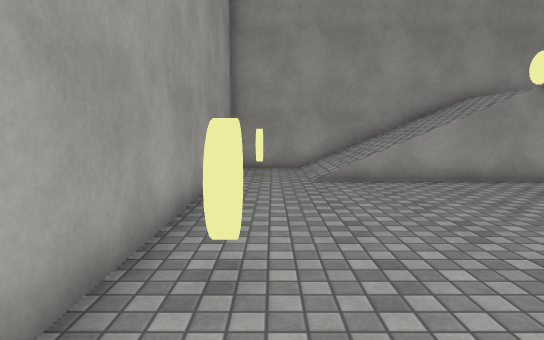
view 1 (above)

16 first-person views from a walk through a Unity game level. The camera is 1.3 m above the floor, tilts 6° down and sees 75° across. The floor is counted in squares, 1 m on a side. Each view is taken from the middle of a square. On the plan, view 1 faces up. The plan holds only what a view shows up to about 15 squares ahead; the rest is blank. The place goes on beyond the plan. The player is left out. Surface patterns are stand-ins for the level's own textures.

view 2
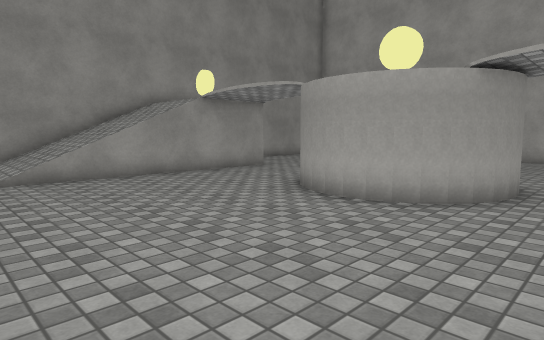

view 3
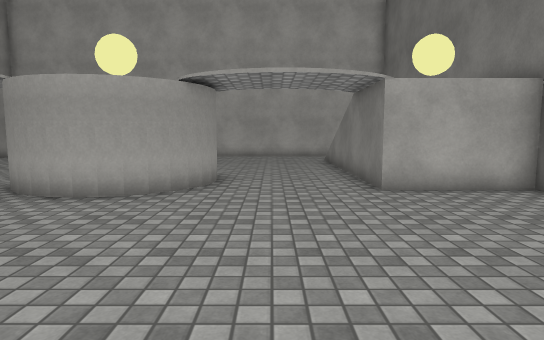

view 4
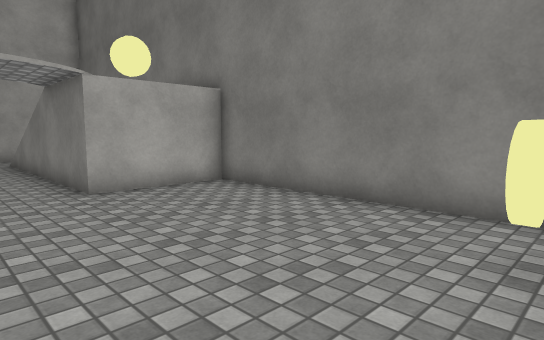

view 5
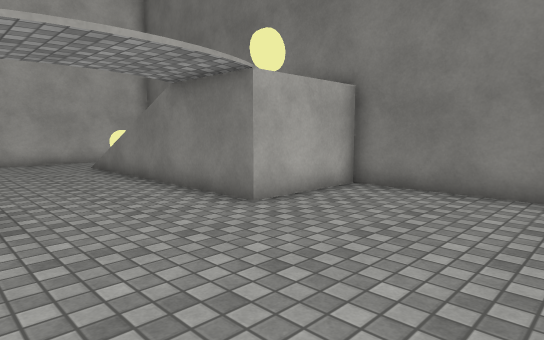

view 6
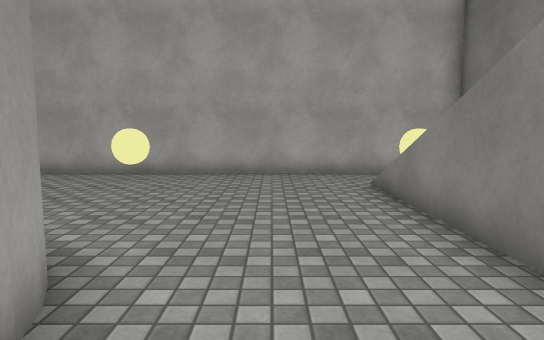

view 7
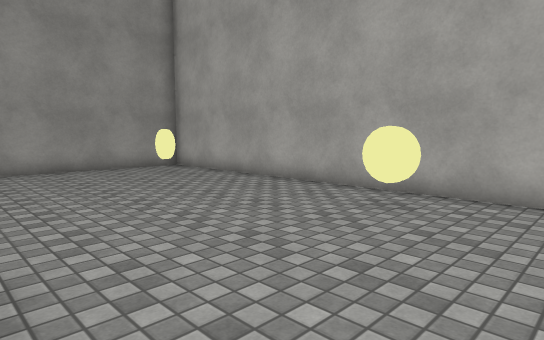

view 8
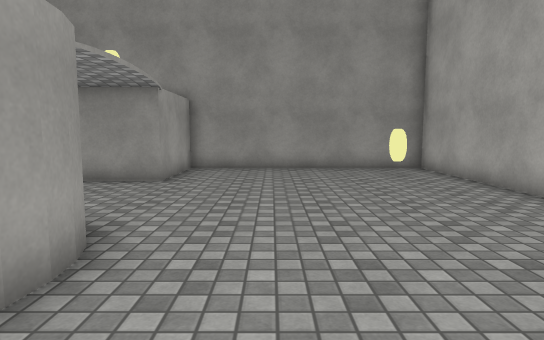

view 9
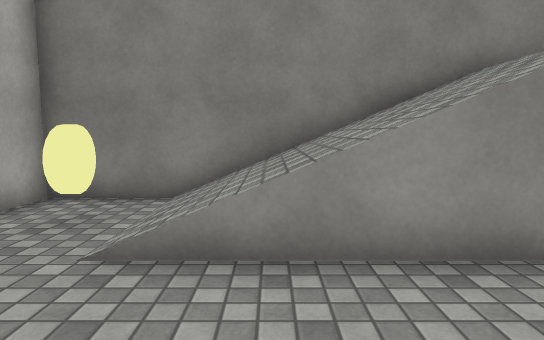

view 10
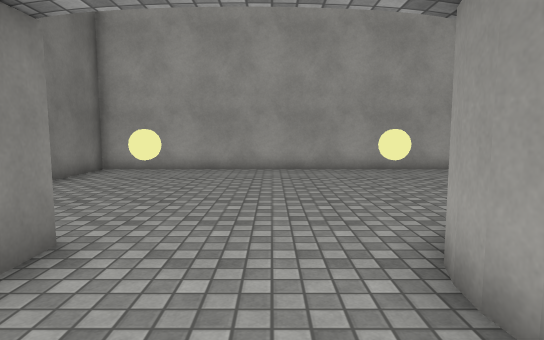

view 11
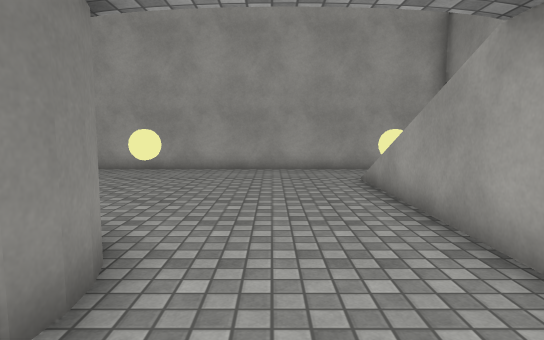

view 12
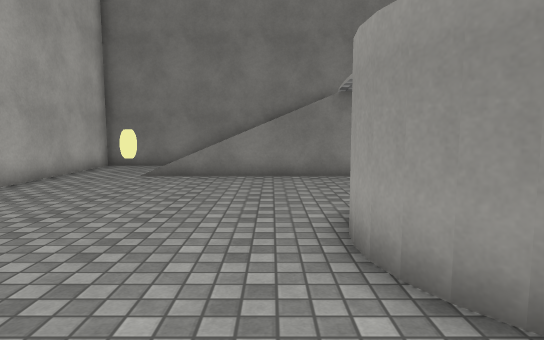

view 13
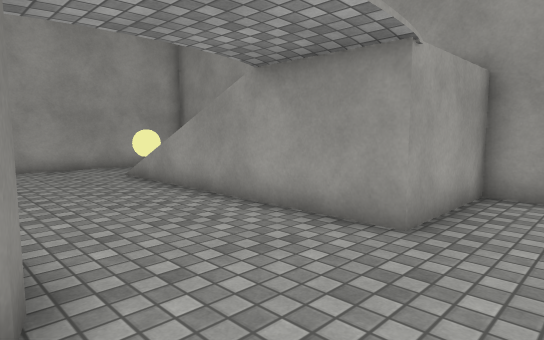

view 14
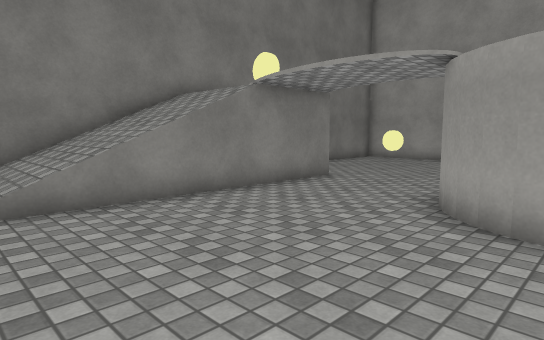

view 15
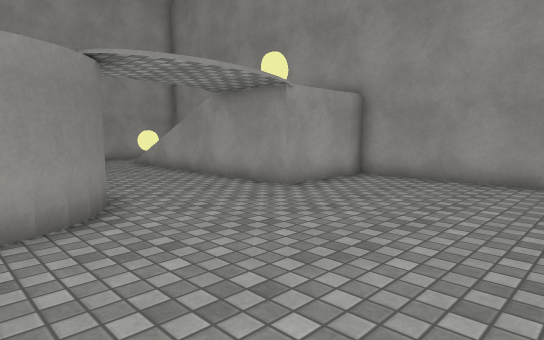

view 16
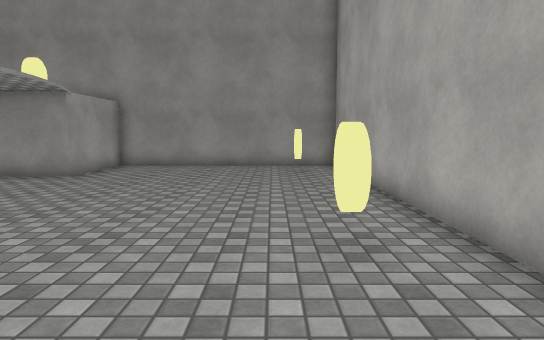

### Floor plan
Key: @ floor where view 1 was taken; # wall or solid block; . main floor; : floor 2.5 m higher than the main floor; / step, stairs or slope; I disc.
Columns run from 2 left of view 1 to 19 right of it. Each row starts with its distance up from view 1.
 13 ######################
 12 #.../////:  .........#
 11 #.I./////:I .......I.#
 10 #.../////:  .........#
  9 #....................#
  8 #....................#
  7 #....................#
  6 #....................#
  5 #........####........#
  4 #.......##  ##.......#
  3 #.I.....##  ##.....I.#
  2 #.......##  ##.......#
  1 #........####........#
  0 #.@..................#
 -1 #....................#
 -2 #....................#
 -3 #....................#
 -4 #........:  ://///...#
 -5 #.I......:I ://///.I.#
 -6 #........:  ://///...#
 -7 ######################

Where each view was taken, in squares from view 1:
view 1: 0 up, 0 right, facing up
view 2: 1 down, 0 right, facing up-right
view 3: 1 down, 1 left, facing right
view 4: 1 down, 1 left, facing down-right
view 5: 1 up, 2 right, facing down-right
view 6: 1 down, 7 right, facing right
view 7: 0 up, 11 right, facing up-right
view 8: 0 up, 13 right, facing up
view 9: 0 up, 14 right, facing down
view 10: 1 down, 11 right, facing left
view 11: 7 up, 11 right, facing left
view 12: 7 up, 12 right, facing down
view 13: 5 up, 12 right, facing up-left
view 14: 3 up, 16 right, facing down-left
view 15: 3 up, 16 right, facing up-left
view 16: 1 down, 16 right, facing up
